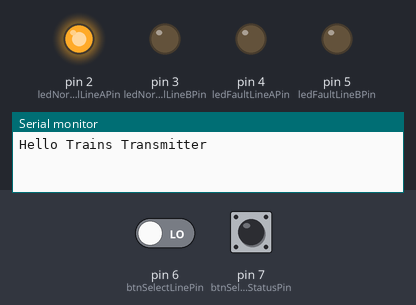
The sketch below on a simulated Arduino Uno, built with avr-gcc and run on an emulated ATmega328P. On the bench: output pins drawn as LEDs (lit = HIGH), the last lines printed to the serial monitor. Dashed ring = blinking. The inputs (shaded band) are chosen by the test bench; at power-on: pin 6 (btnSelectLinePin) LOW, pin 7 (btnSelectStatusPin) LOW.

Above: at 2.2 s.
2.3 s: pin 6 (btnSelectLinePin) driven HIGH
At 3.3 s:
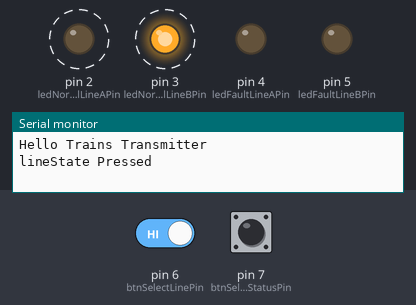
5.7 s: pin 7 (btnSelectStatusPin) pulled HIGH for 0.85 s
At 7.92 s:
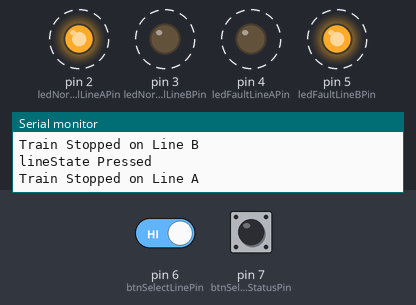
9.6 s: pin 7 (btnSelectStatusPin) pulled HIGH for 3.2 s
At 9.67 s:
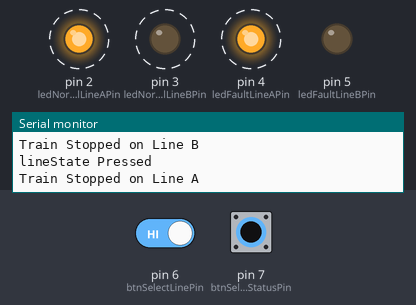
14.3 s: pin 6 (btnSelectLinePin) driven LOW
At 15.4 s:
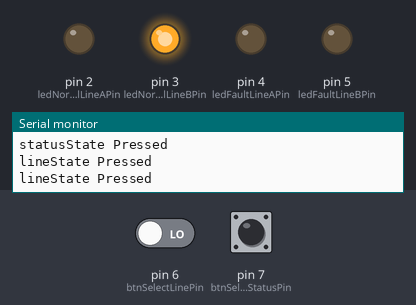
Timing chart, 0 to 16.8 s (numbered marks = the images above; inputs shaded):
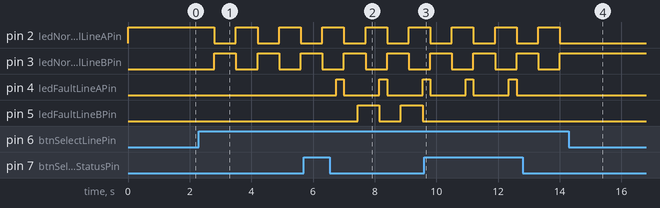

The sketch:

3_Transmiter_RC.ino
```cpp
#include <RCSwitch.h>

const int btnSelectLinePin   = 6;
const int btnSelectStatusPin = 7;

const int ledNormalLineAPin = 2;
const int ledNormalLineBPin = 3;

const int ledFaultLineAPin  = 4;
const int ledFaultLineBPin  = 5;

int lineState    = 0;
int statusState  = 0;

bool lineAFlag  = true ;
bool lineBFlag  = false ;

bool statusNormalFlag  = true ;
bool statusFaultFlag   = false ;

RCSwitch mySwitch = RCSwitch();

void setup() {

  Serial.begin(115200);

  pinMode(ledNormalLineAPin  , OUTPUT );
  pinMode(ledNormalLineBPin  , OUTPUT );

  pinMode(ledFaultLineAPin  , OUTPUT );
  pinMode(ledFaultLineBPin  , OUTPUT );

  pinMode(btnSelectLinePin    , INPUT  );
  pinMode(btnSelectStatusPin  , INPUT  );

// Arduino Uno Transmitter is connected to Arduino Pin #10
   mySwitch.enableTransmit(10);

  lineState    = 0;
  statusState  = 0;

  Serial.println("Hello Trains Transmitter");

}

void loop() {

  lineState   = digitalRead(btnSelectLinePin);
  statusState = digitalRead(btnSelectStatusPin);


  if ( lineState == HIGH ) {
      Serial.println("lineState Pressed");

      if ( lineAFlag  ) {
           lineAFlag  = false ;
           lineBFlag  = true ;
      } else {
           lineAFlag  = true ;
           lineBFlag  = false ;
      }
  }

  if (statusState == HIGH) {
      Serial.println("statusState Pressed");

      if ( statusNormalFlag  ) {
        statusNormalFlag  = false ;
        statusFaultFlag  = true ;
      } else {
        statusNormalFlag  = true ;
        statusFaultFlag  = false ;
      }
  }


  if ( lineAFlag ) {

//     Serial.println("Train on Line A");
     digitalWrite(ledNormalLineAPin    ,HIGH );
     digitalWrite(ledNormalLineBPin    ,LOW );
//     mySwitch.send("A", 24);
//     mySwitch.send(1, 24);

  } else {
//    Serial.println("Train Not Stopped on Line A");
    digitalWrite(ledNormalLineAPin    ,LOW );

  }

    if ( lineBFlag ) {

//     Serial.println("Train on Line B");
     digitalWrite(ledNormalLineBPin    ,HIGH );
     digitalWrite(ledNormalLineAPin    ,LOW );
//     mySwitch.send("A", 24);
//     mySwitch.send(1, 24);

  } else {
//    Serial.println("Train Not Stopped on Line A");
    digitalWrite(ledNormalLineBPin    ,LOW );

  }


  if ( statusFaultFlag ) {

    if ( lineAFlag ) {
         Serial.println("Train Stopped on Line A");
         mySwitch.send(1, 24);
         digitalWrite(ledFaultLineAPin    ,HIGH );
    } else {
         digitalWrite(ledFaultLineAPin    ,LOW );
    }

    if ( lineBFlag ) {
         Serial.println("Train Stopped on Line B");
         mySwitch.send(2, 24);
         digitalWrite(ledFaultLineBPin    ,HIGH );
    } else {
         digitalWrite(ledFaultLineBPin    ,LOW );
    }

  } else {

//    Serial.println("Train Not Stopped on Line B");
    digitalWrite(ledFaultLineAPin    ,LOW );
    digitalWrite(ledFaultLineBPin    ,LOW );
    mySwitch.send(3, 24);
  }

  delay(250);


}
```

Measured:
- after the input at 2.3 s, pin 2 (ledNormalLineAPin), pin 3 (ledNormalLineBPin): alternates HIGH for 0.70 s and LOW for 0.70 s, starting after 0.50 s
- after the input at 5.7 s, pin 4 (ledFaultLineAPin): alternates HIGH for 0.25 s and LOW for 1.2 s, starting after 1.1 s; pin 5 (ledFaultLineBPin): alternates HIGH for 0.70 s and LOW for 0.70 s, starting after 1.8 s
- after the input at 9.6 s, pin 5 (ledFaultLineBPin): stops changing and stays LOW
- after the input at 14.3 s, pin 2 (ledNormalLineAPin): stays LOW (without the input it goes to HIGH after 0.41 s); pin 3 (ledNormalLineBPin): stays HIGH (without the input it goes to LOW after 0.41 s)
